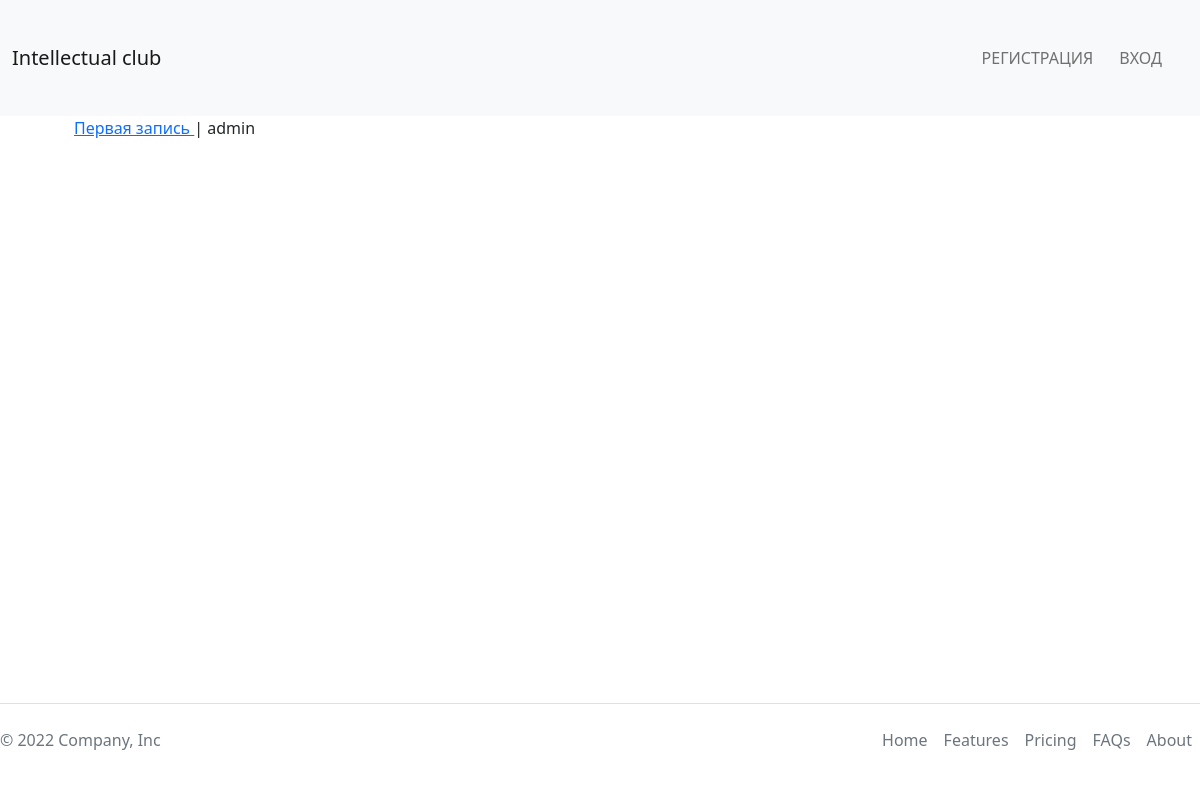
Page /posts on the earlier database version.
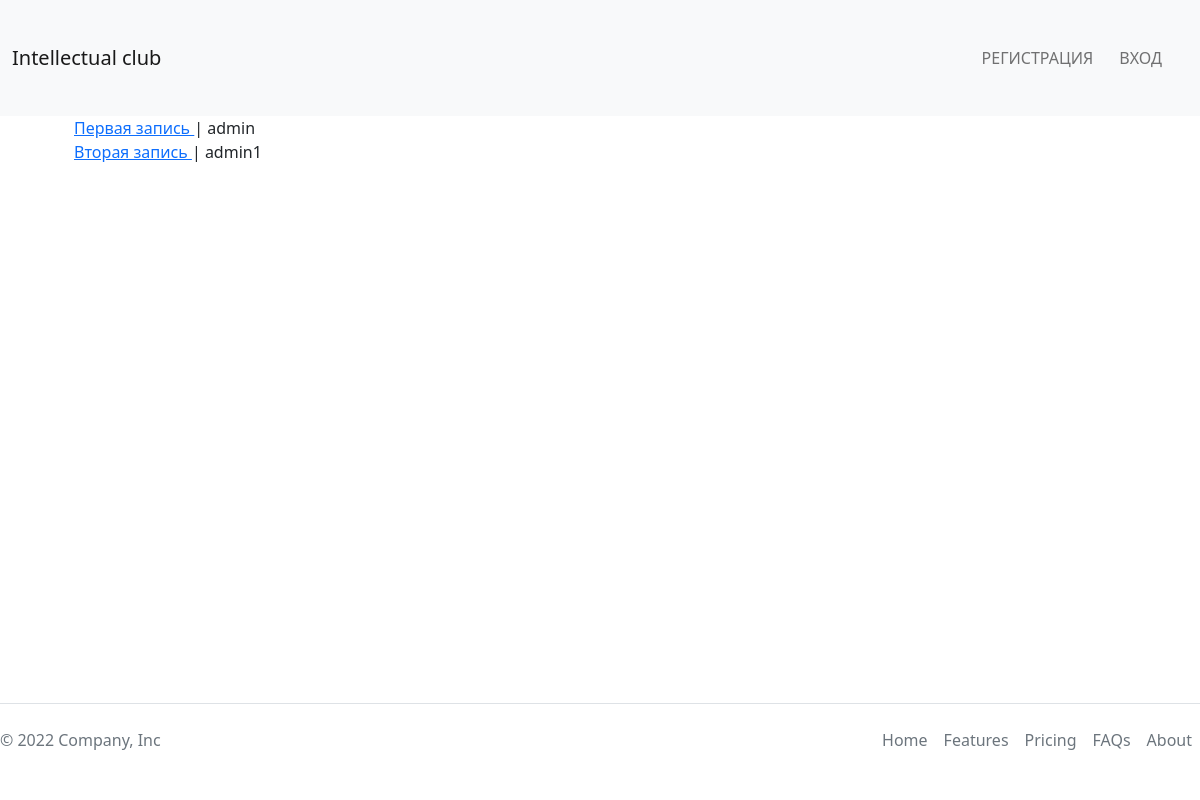
Same page on the later database version.
### theblog/models.py (models this page shows, shortened)
class Post(models.Model):
    title = models.CharField(max_length=255)
    author = models.ForeignKey(User, on_delete=models.CASCADE)
    body = models.TextField()

### theblog/views.py (the view)
# urls.py: path('posts', views.PostsView.as_view(), name='posts'),
class PostsView(ListView):
    model = Post
    template_name = 'theblog/posts.html'

### theblog/templates/theblog/posts.html
{% extends 'main/base.html' %}
{% block content %}
<div class="container">
    <ul>
        {% for post in object_list %}
        <li>
            <a href="{% url 'article_detail' post.pk %}">
                {{ post.title }}
            </a>
            | {{ post.author }}
            <br>
        </li>
        {% endfor %}
    </ul>
</div>
{% endblock %}

### main/templates/main/base.html (shortened to what this page needs)
{% load static %}
<!DOCTYPE html>
<html lang="ru">
<head>
    <link rel="stylesheet" href="{% static 'main/css/style.css' %}">
    <link rel="stylesheet" href="https://cdn.jsdelivr.net/npm/bootstrap@5.1.3/dist/css/bootstrap.min.css">
</head>
<body class="wrapper">
    <header class="header">
        {% include 'main/navbar.html' %}
    </header>
    {% block content %}{% endblock %}
    {% include 'main/footer.html' %}
</body>
</html>

### main/templates/main/navbar.html (shortened to what this page needs)
<nav class="navbar navbar-expand-lg navbar-light bg-light">
    <div class="container-fluid">
        <a class="navbar-brand" href="/">Intellectual club</a>
        <div class="collapse navbar-collapse" id="navbarScroll">
            <ul class="navbar-nav me-2">
                {% if request.user.is_authenticated %}
                <li>
                    <a href="{% url 'profile' user.profile.pk %}">Аккаунт</a>
                </li>
                <li class="nav-item">
                    Добро пожаловать, <a href="{% url 'edit_profile' user.pk  %}">{{ user.username }}</a> <a
                        class="btn btn-dark" href="{% url 'logout' %}">Выйти</a>
                </li>
                {% else %}
                <li class="nav-item">
                    <a class="nav-link" href="{% url 'register' %}"> Регистрация</a>
                </li>
                <li class="nav-item">
                    <a class="nav-link" href="{% url 'login' %}"> Вход </a>
                </li>
                {% endif %}
            </ul>
        </div>
    </div>
</nav>

### main/templates/main/footer.html
<div class="container">
    <footer class="d-flex flex-wrap justify-content-between align-items-center py-3 my-4 border-top">
        <p class="col-md-4 mb-0 text-muted">&copy; 2022 Company, Inc</p>
        <a href="/"
            class="col-md-4 d-flex align-items-center justify-content-center mb-3 mb-md-0 me-md-auto link-dark text-decoration-none">
            <svg class="bi me-2" width="40" height="32">
                <use xlink:href="#bootstrap" />
            </svg>
        </a>
        <ul class="nav col-md-4 justify-content-end">
            <li class="nav-item"><a href="#" class="nav-link px-2 text-muted">Home</a></li>
            <li class="nav-item"><a href="#" class="nav-link px-2 text-muted">Features</a></li>
            <li class="nav-item"><a href="#" class="nav-link px-2 text-muted">Pricing</a></li>
            <li class="nav-item"><a href="#" class="nav-link px-2 text-muted">FAQs</a></li>
            <li class="nav-item"><a href="#" class="nav-link px-2 text-muted">About</a></li>
        </ul>
    </footer>
</div>

### main/static/main/css/style.css (style rules this page uses)
html, body { position: relative; min-height: 100vh; background-color: #edeef0; }
body { padding-bottom: 133px; }
footer { position: absolute; width: 100%; left: 0; right: 0; bottom: 0; }
* { margin: 0; padding: 0; box-sizing: border-box; list-style: none; text-decoration: none; }
.container { max-width: 1400px; width: 100%; padding: 0 30px; margin: 0 auto; }
.header nav ul { display: flex; padding: 30px 0; }
.header nav ul li { margin-right: 10px; text-transform: uppercase; }

Differences in the rows shown:
added Post: title "Вторая запись", author "admin1"
